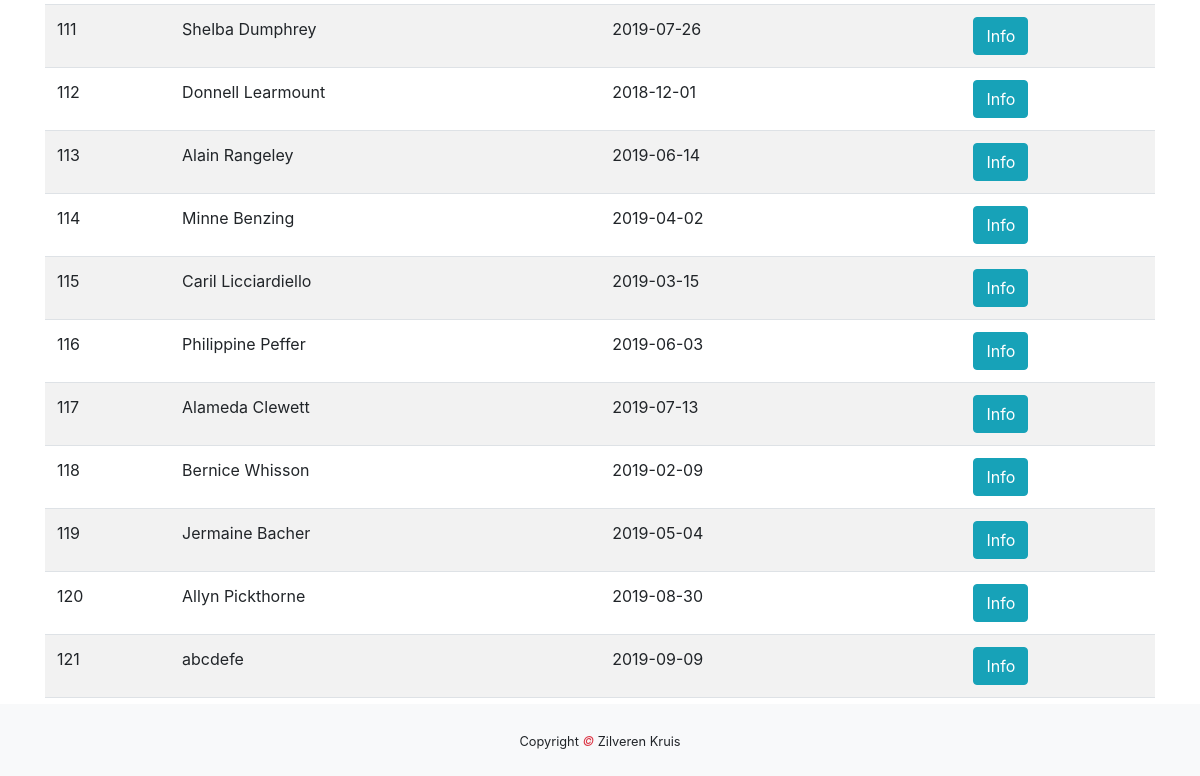
The page /huisarts/patienten.php (lower part) on the database as committed earlier.
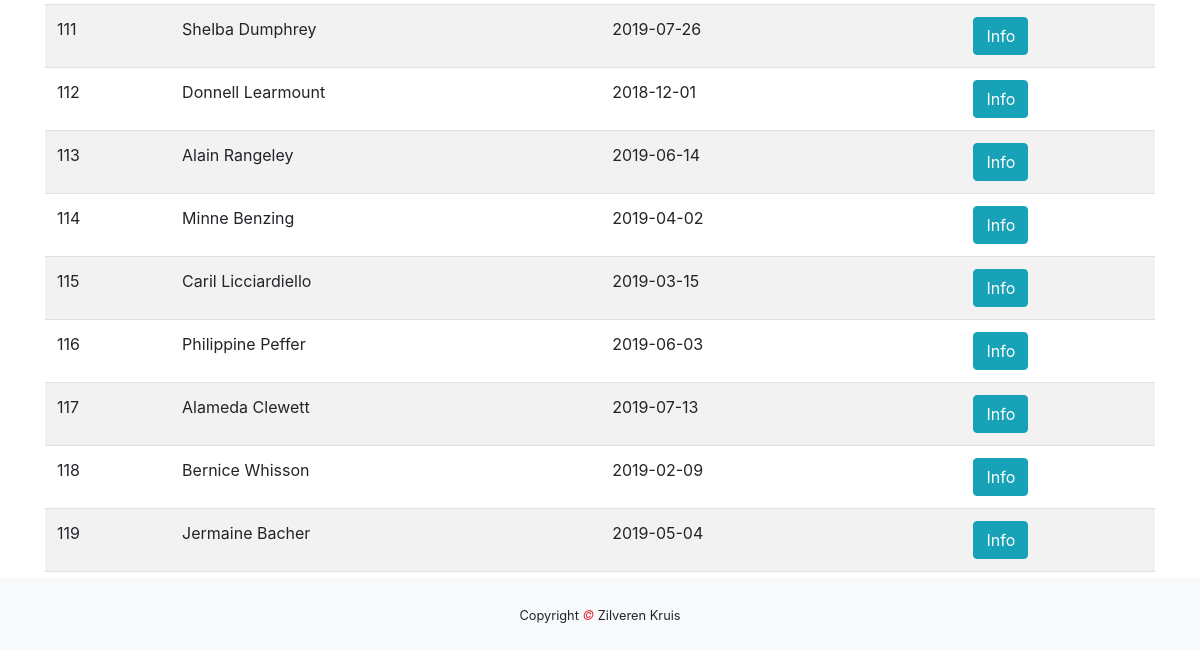
The same page on the database as committed later.
### tables this page shows
CREATE TABLE `patient` (
  `patient_id` int(255) NOT NULL,
  `naam` varchar(255) NOT NULL,
  `email` varchar(255) NOT NULL,
  `telefoon` varchar(255) NOT NULL,
  `geboortedatum` date NOT NULL,
  `adres` varchar(255) NOT NULL,
  `verzekeringnummer` int(255) NOT NULL,
  `arts_id` int(11) NOT NULL
);

### huisarts/patienten.php (the view, shortened to what this page needs)
<!DOCTYPE html>
<html lang="en">
    <head>
        <link rel="stylesheet" href="https://maxcdn.bootstrapcdn.com/bootstrap/4.3.1/css/bootstrap.min.css">
        <link rel="stylesheet" href="../css/index.css">
    </head>
    <body>
        <div class="container">
        <div class="table-responsive">
            <table class="table table-striped">
                <tbody id="myTable">
                <?php
                try {
                    $db = new PDO("mysql:host=localhost;dbname=healthone","root","");
                    $query = $db->prepare("SELECT * FROM patient");
                    $query->execute();
                    $result = $query->fetchAll(PDO::FETCH_ASSOC);
                    foreach ($result as &$data){
                        echo "<tr>";
                        echo "<td>".$data['patient_id']."</td>";
                        echo "<td>".$data["naam"] ."</td>";
                        echo "<td>" . $data['geboortedatum'] . "</td>";
                        echo "<td><a href='patient_info.php?id=".$data['patient_id']."'>"."<button type=\"button\" class=\"btn btn-info\">Info</button></a></td>";
                        echo "</tr>";
                    }
                }
                catch(PDOException $e){
                    die("OEPS iets is fout!".$e->getMessage());
                }
                ?>
                </tbody>
            </table>
        </div>
        </div>
        <footer class="py-4 bg-light text-dark-50 text-center fixed-bottom">
            <small>Copyright <em class="text-danger"> &copy; </em>Zilveren Kruis</small>
        </footer>
    </body>
</html>

### css/index.css (style rules this page uses)
a { color: black; }
footer { position: absolute; bottom: 0; width: 100%; }

Rows that differ between the two databases and show on the page:
no longer on this page (row unchanged): patient: patient "120", naam "Allyn Pickthorne", geboortedatum "2019-08-30"
removed patient: patient "121", naam "abcdefe", geboortedatum "2019-09-09"
